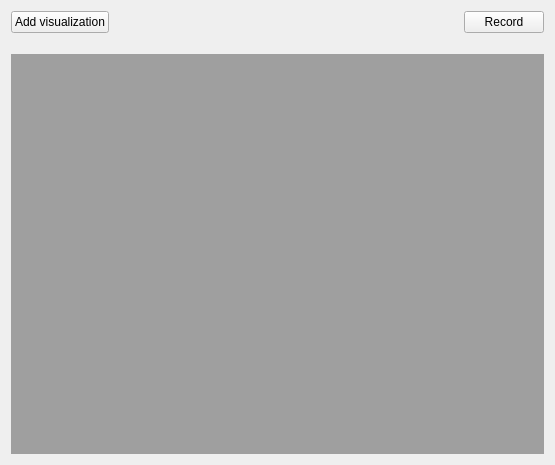
      <widget class="QWidget" name="pageVisualizations">
       <layout class="QGridLayout" name="gridLayout_3">
        <item row="2" column="0">
         <widget class="QMdiArea" name="mdiArea"/>
        </item>
        <item row="1" column="0">
         <spacer name="verticalSpacer">
          <property name="orientation">
           <enum>Qt::Vertical</enum>
          </property>
          <property name="sizeType">
           <enum>QSizePolicy::Fixed</enum>
          </property>
          <property name="sizeHint" stdset="0">
           <size>
            <width>20</width>
            <height>15</height>
           </size>
          </property>
         </spacer>
        </item>
        <item row="0" column="0">
         <layout class="QHBoxLayout" name="horizontalLayout">
          <item>
           <widget class="QPushButton" name="pushButton_add_visualizarion">
            <property name="text">
             <string>Add visualization</string>
            </property>
           </widget>
          </item>
          <item>
           <spacer name="horizontalSpacer">
            <property name="orientation">
             <enum>Qt::Horizontal</enum>
            </property>
            <property name="sizeHint" stdset="0">
             <size>
              <width>40</width>
              <height>20</height>
             </size>
            </property>
           </spacer>
          </item>
          <item>
           <widget class="QPushButton" name="pushButton_record">
            <property name="enabled">
             <bool>true</bool>
            </property>
            <property name="text">
             <string>Record</string>
            </property>
            <property name="icon">
             <iconset theme="media-record">
              <normaloff>../../../../../../../../../../../../../../../../../.designer/backup</normaloff>../../../../../../../../../../../../../../../../../.designer/backup</iconset>
            </property>
            <property name="checkable">
             <bool>true</bool>
            </property>
           </widget>
          </item>
         </layout>
        </item>
       </layout>
      </widget>
